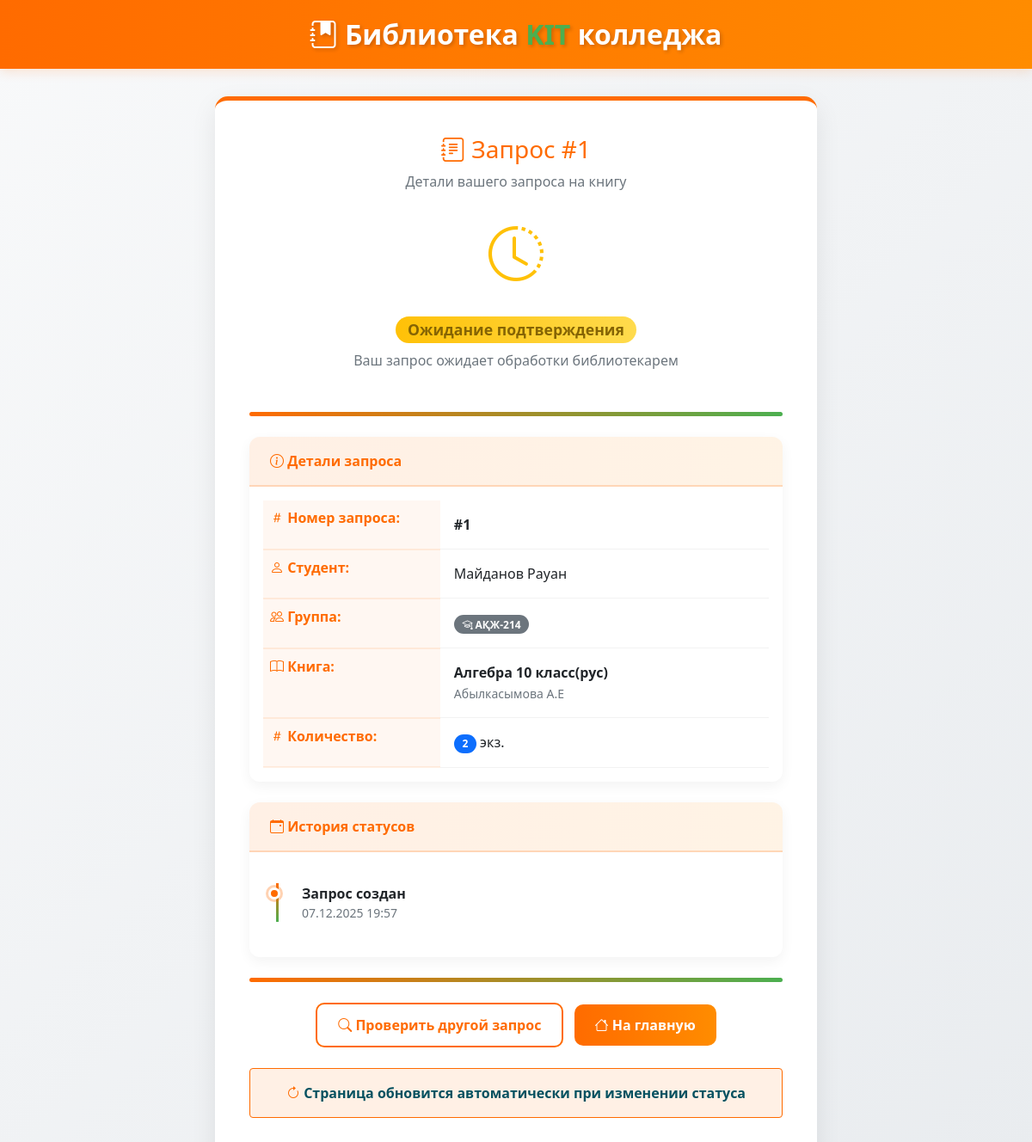
Screenshot of /check-status?request_id=1 with the database file from the repository.
### models.py (models this page shows, shortened)
class BookRequest(db.Model):
    __tablename__ = 'book_requests'
    id = db.Column(db.Integer, primary_key=True)
    request_number = db.Column(db.String(20), unique=True, nullable=True)
    student_id = db.Column(db.Integer, db.ForeignKey('students.id'), nullable=False)
    book_id = db.Column(db.Integer, db.ForeignKey('books.id'), nullable=False)
    request_date = db.Column(db.DateTime, nullable=False, default=db.func.now())  # Дата создания запроса
    issue_date = db.Column(db.DateTime)  # Дата выдачи (когда библиотекарь подтвердил)
    planned_return_date = db.Column(db.DateTime)  # Планируемая дата возврата (+90 минут)
    actual_return_date = db.Column(db.DateTime)  # Фактическая дата возврата
    quantity = db.Column(db.Integer, nullable=False, default=1)  # Количество взятых экземпляров
    status = db.Column(db.String(20), nullable=False, default='ожидание')  # статусы: ожидание, выдано, возвращено
    book = db.relationship('Book', backref='requests')
    copy_start_index = db.Column(db.Integer, nullable=True)
    copy_end_index = db.Column(db.Integer, nullable=True)

class Student(db.Model):
    __tablename__ = 'students'
    id = db.Column(db.Integer, primary_key=True)
    full_name = db.Column(db.String(100), nullable=False)  # ФИО
    group_id = db.Column(db.Integer, db.ForeignKey('groups.id'), nullable=False)
    book_requests = db.relationship('BookRequest', backref='student', lazy=True)

class Group(db.Model):
    __tablename__ = 'groups'
    id = db.Column(db.Integer, primary_key=True)
    name = db.Column(db.String(50), unique=True, nullable=False)  # Например: "АҚЖ-214"
    language = db.Column(db.String(10), nullable=False)  # "kz" или "ru"
    course = db.Column(db.Integer, nullable=False)  # 1 или 2
    students = db.relationship('Student', backref='group', lazy=True)

class Book(db.Model):
    __tablename__ = 'books'
    id = db.Column(db.Integer, primary_key=True)
    name = db.Column(db.String(200), nullable=False)  # Название книги
    author = db.Column(db.String(100), nullable=False)  # Автор книги
    year = db.Column(db.Integer, nullable=False)  # Год издания
    total_quantity = db.Column(db.Integer, nullable=False)  # Всего экземпляров
    available_quantity = db.Column(db.Integer, nullable=False)  # Доступно сейчас
    language = db.Column(db.String(10), nullable=False)  # Язык книги
    course = db.Column(db.Integer, nullable=False)  # Курс

### app.py (the view)
@app.route('/check-status', methods=['GET', 'POST'])
def check_status():
    print("=== check_status ===")
    request_input = None
    if request.method == 'POST':
        request_input = request.form.get('request_id', '').strip()
        print(f"POST запрос: {request_input}")
    else:
        request_input = request.args.get('request_id', '').strip()
        print(f"GET запрос: {request_input}")
    if request_input:
        if request_input.startswith('#'):
            request_input = request_input[1:]
        print(f"Ищем запрос: '{request_input}'")
        book_request = BookRequest.query.filter_by(request_number=request_input).first()
        if not book_request:
            try:
                request_id_int = int(request_input)
                book_request = BookRequest.query.get(request_id_int)
            except ValueError:
                pass
        if book_request:
            print(f"✅ Найден запрос: {book_request.request_number}")
            return render_template('status_result.html', book_request=book_request)
        else:
            print(f"❌ Запрос не найден: {request_input}")
            flash('Запрос не найден')
    return render_template('check_status.html')

### templates/status_result.html (shortened to what this page needs)
<!DOCTYPE html>
<html lang="ru">
<head>
    <link href="https://cdn.jsdelivr.net/npm/bootstrap@5.1.3/dist/css/bootstrap.min.css" rel="stylesheet">
    <link rel="stylesheet" href="https://cdn.jsdelivr.net/npm/bootstrap-icons@1.8.1/font/bootstrap-icons.css">
</head>
<body>
    <header class="kit-header">
        <div class="container">
            <div class="row align-items-center">
                <div class="col-12 text-center">
                    <div class="kit-logo">
                        <i class="bi bi-journal-bookmark-fill"></i>
                        Библиотека <span>KIT</span> колледжа
                    </div>
                </div>
            </div>
        </div>
    </header>
    <div class="container">
        <div class="status-card">
            <div class="text-center mb-4">
                <h3 style="color: var(--kit-orange);">
                    <i class="bi bi-journal-text"></i> Запрос #{{ book_request.id }}
                </h3>
                <p class="text-muted">Детали вашего запроса на книгу</p>
            </div>
            <div class="text-center mb-5">
                {% if book_request.status == 'ожидание' %}
                    <div class="status-icon" style="color: #ffc107;">
                        <i class="bi bi-clock-history"></i>
                    </div>
                    <h4><span class="badge status-badge status-waiting">Ожидание подтверждения</span></h4>
                    <p class="text-muted">Ваш запрос ожидает обработки библиотекарем</p>
                {% elif book_request.status == 'выдано' %}
                    <div class="status-icon" style="color: var(--kit-orange);">
                        <i class="bi bi-check-circle"></i>
                    </div>
                    <h4><span class="badge status-badge status-issued">Книга выдана</span></h4>
                    <p class="text-muted">Книга выдана, можете забирать</p>
                {% elif book_request.status == 'возвращено' %}
                    <div class="status-icon" style="color: var(--kit-green);">
                        <i class="bi bi-arrow-return-left"></i>
                    </div>
                    <h4><span class="badge status-badge status-returned">Книга возвращена</span></h4>
                    <p class="text-muted">Книга успешно возвращена в библиотеку</p>
                {% endif %}
            </div>
            <div class="color-strip"></div>
            <div class="card mb-4">
                <div class="card-header">
                    <i class="bi bi-info-circle"></i> Детали запроса
                </div>
                <div class="card-body">
                    <table class="table">
                        <tr>
                            <th width="35%"><i class="bi bi-hash"></i> Номер запроса:</th>
                            <td><strong>#{{ book_request.id }}</strong></td>
                        </tr>
                        <tr>
                            <th><i class="bi bi-person"></i> Студент:</th>
                            <td>{{ book_request.student.full_name if book_request.student else 'Неизвестно' }}</td>
                        </tr>
                        <tr>
                            <th><i class="bi bi-people"></i> Группа:</th>
                            <td>
                                {% if book_request.student and book_request.student.group %}
                                    <span class="badge bg-secondary">
                                        <i class="bi bi-mortarboard"></i> {{ book_request.student.group.name }}
                                    </span>
                                {% else %}
                                    -
                                {% endif %}
                            </td>
                        </tr>
                        <tr>
                            <th><i class="bi bi-book"></i> Книга:</th>
                            <td>
                                {% if book_request.book %}
                                    <strong>{{ book_request.book.name }}</strong><br>
                                    <small class="text-muted">{{ book_request.book.author }}</small>
                                {% else %}
                                    <span class="text-danger">Книга удалена</span>
                                {% endif %}
                            </td>
                        </tr>
                        <tr>
                            <th><i class="bi bi-hash"></i> Количество:</th>
                            <td>
                                <span class="badge bg-primary">{{ book_request.quantity }}</span> экз.
                            </td>
                        </tr>
                    </table>
                </div>
            </div>
            <div class="card">
                <div class="card-header">
                    <i class="bi bi-calendar-event"></i> История статусов
                </div>
                <div class="card-body">
                    <div class="timeline">
                        <div class="timeline-item {% if book_request.status != 'ожидание' %}completed{% else %}active{% endif %}">
                            <strong>Запрос создан</strong>
                            <div class="text-muted small">
                                {{ book_request.request_date.strftime('%d.%m.%Y %H:%M') if book_request.request_date else 'Дата не указана' }}
                            </div>
                        </div>
                    </div>
                </div>
            </div>
            <div class="color-strip"></div>
            <div class="mt-4 text-center">
                <a href="{{ url_for('check_status') }}" class="btn btn-outline-primary me-2">
                    <i class="bi bi-search"></i> Проверить другой запрос
                </a>
                <a href="{{ url_for('index') }}" class="btn btn-primary">
                    <i class="bi bi-house"></i> На главную
                </a>
            </div>
            {% if book_request.status == 'ожидание' %}
            <div class="mt-4 text-center">
                <div class="alert alert-info" style="background: rgba(255, 107, 0, 0.1); border-color: var(--kit-orange);">
                    <i class="bi bi-arrow-clockwise" style="color: var(--kit-orange);"></i>
                    <strong>Страница обновится автоматически при изменении статуса</strong>
                </div>
            </div>
            {% endif %}
        </div>
    </div>
</body>
</html>

### templates/status_result.html (style rules this page uses)
:root { --kit-orange: #ff6b00; --kit-green: #4CAF50; --kit-white: #ffffff; }
body { background: linear-gradient(135deg, #f8f9fa 0%, #e9ecef 100%); min-height: 100vh; font-family: 'Segoe UI', Tahoma, Geneva, Verdana, sans-serif; }
.kit-header { background: linear-gradient(90deg, var(--kit-orange) 0%, #ff8c00 100%); padding: 1rem 0; margin-bottom: 2rem; box-shadow: 0 4px 12px rgba(255, 107, 0, 0.15); }
.kit-logo { font-size: 2rem; font-weight: 700; color: white; text-shadow: 2px 2px 4px rgba(0,0,0,0.2); }
.kit-logo span { color: var(--kit-green); }
.status-card { max-width: 700px; margin: 0 auto; padding: 2.5rem; background: white; border-radius: 15px; box-shadow: 0 10px 30px rgba(0,0,0,0.08); border-top: 5px solid var(--kit-orange); animation: fadeIn 0.6s ease-out; }
.status-icon { font-size: 4rem; margin-bottom: 1.5rem; }
.status-badge { font-size: 1.1rem; padding: 0.6em 1.2em; border-radius: 25px; font-weight: 600; }
.status-waiting { background: linear-gradient(90deg, #ffc107 0%, #ffdb4d 100%); color: #856404; border: none; }
.card { border: none; border-radius: 12px; box-shadow: 0 5px 15px rgba(0,0,0,0.05); margin-bottom: 1.5rem; overflow: hidden; }
.card-header { background: linear-gradient(90deg, rgba(255, 107, 0, 0.1) 0%, rgba(255, 140, 0, 0.1) 100%); border-bottom: 2px solid rgba(255, 107, 0, 0.2); color: var(--kit-orange); font-weight: 600; padding: 1rem 1.5rem; }
.table { margin-bottom: 0; }
.table th { color: var(--kit-orange); font-weight: 600; border-bottom: 2px solid rgba(255, 107, 0, 0.1); background-color: rgba(255, 107, 0, 0.05); }
.table td { border-bottom: 1px solid rgba(0,0,0,0.05); padding: 1rem; }
.btn-primary { background: linear-gradient(90deg, var(--kit-orange) 0%, #ff8c00 100%); border: none; border-radius: 10px; padding: 0.75rem 1.5rem; font-weight: 600; transition: all 0.3s; }
.btn-outline-primary { border: 2px solid var(--kit-orange); color: var(--kit-orange); border-radius: 10px; padding: 0.75rem 1.5rem; font-weight: 600; transition: all 0.3s; }
.timeline { position: relative; padding-left: 30px; margin: 20px 0; }
.timeline::before { content: ''; position: absolute; left: 15px; top: 0; bottom: 0; width: 3px; background: linear-gradient(to bottom, var(--kit-orange) 0%, var(--kit-green) 100%); }
.timeline-item { position: relative; margin-bottom: 25px; padding-left: 15px; }
.timeline-item::before { content: ''; position: absolute; left: -24px; top: 5px; width: 14px; height: 14px; border-radius: 50%; background-color: #adb5bd; border: 3px solid white; box-shadow: 0 0 0 2px #adb5bd; }
.timeline-item.active::before { background-color: var(--kit-orange); box-shadow: 0 0 0 3px rgba(255, 107, 0, 0.3); }
.color-strip { height: 5px; background: linear-gradient(90deg, var(--kit-orange) 0%, var(--kit-green) 100%); border-radius: 5px; margin: 1.5rem 0; }
.badge { border-radius: 20px; padding: 0.4em 0.8em; font-weight: 600; }

### rows the page displays
BookRequest: id "1", quantity "2", request_date "07.12.2025 19:57"
Student: student "Майданов Рауан"
Group: student.group.name "АҚЖ-214"
Book: book.name "Алгебра 10 класс(рус)", book.author "Абылкасымова А.Е"
